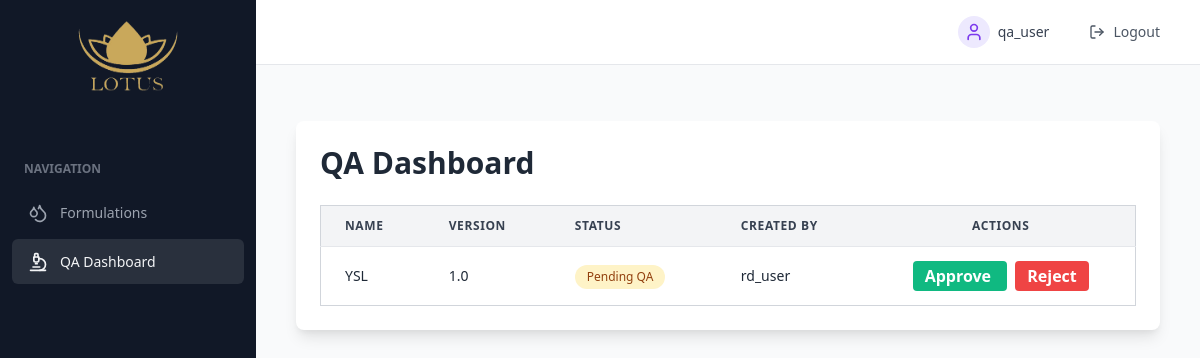
/qa-dashboard/ (signed in), run on the app's committed database.
### dashboard/models.py (models this page shows, shortened)
class Formulation(models.Model):
    STATUS_CHOICES = [
        ('draft', 'Draft'),
        ('pending_qa', 'Pending QA'),
        ('approved', 'Approved'),
        ('rejected', 'Rejected')
    ]
    COMPLIANCE_STATUS = [
        ('compliant', 'Compliant'),
        ('non_compliant', 'Non-Compliant'),
        ('pending', 'Pending Check')
    ]
    name = models.CharField(max_length=200)
    version = models.CharField(max_length=50)
    status = models.CharField(max_length=20, choices=STATUS_CHOICES, default='draft')
    compliance_status = models.CharField(max_length=20, choices=COMPLIANCE_STATUS, default='pending')
    created_by = models.ForeignKey(User, on_delete=models.CASCADE)
    created_at = models.DateTimeField(default=timezone.now)
    updated_at = models.DateTimeField(auto_now=True)
    ingredients = models.ManyToManyField('Ingredient', through='FormulationIngredient')
    class Meta:
        ordering = ['-created_at']

### dashboard/views.py (the view)
# urls.py: path('qa-dashboard/', views.qa_dashboard_view, name='qa_dashboard'),
@login_required
def qa_dashboard_view(request):
    if not request.user.roles.filter(name='qa').exists():
        messages.error(request, "You are not authorized to access the QA Dashboard.")
        return redirect('dashboard:dashboard')
    formulations = Formulation.objects.filter(status='pending_qa')
    return render(request, 'dashboard/qa/dashboard.html', {'formulations': formulations})

### accounts/models.py (called while the page is built)
    def __str__(self):
        return self.name

### templates/dashboard/qa/dashboard.html (shortened to what this page needs)
{% extends 'base.html' %}
{% block content %}
<div class="container mx-auto px-4 py-8">
    <div class="bg-white shadow-lg rounded-lg">
        <div class="p-6">
            <h1 class="text-3xl font-bold mb-6 text-gray-800">QA Dashboard</h1>
            <div class="overflow-x-auto">
                <table class="min-w-full divide-y divide-gray-200 border border-gray-300 rounded-lg">
                    <thead class="bg-gray-100">
                        <tr>
                            <th class="px-6 py-3 text-left text-xs font-semibold text-gray-700 uppercase tracking-wider">Name</th>
                            <th class="px-6 py-3 text-left text-xs font-semibold text-gray-700 uppercase tracking-wider">Version</th>
                            <th class="px-6 py-3 text-left text-xs font-semibold text-gray-700 uppercase tracking-wider">Status</th>
                            <th class="px-6 py-3 text-left text-xs font-semibold text-gray-700 uppercase tracking-wider">Created By</th>
                            <th class="px-6 py-3 text-center text-xs font-semibold text-gray-700 uppercase tracking-wider">Actions</th>
                        </tr>
                    </thead>
                    <tbody class="bg-white divide-y divide-gray-200">
                        {% for formulation in formulations %}
                        <tr class="hover:bg-gray-50">
                            <td class="px-6 py-4 whitespace-nowrap text-sm text-gray-800">{{ formulation.name }}</td>
                            <td class="px-6 py-4 whitespace-nowrap text-sm text-gray-800">{{ formulation.version }}</td>
                            <td class="px-6 py-4 whitespace-nowrap">
                                <span class="px-3 py-1 inline-flex text-xs font-medium rounded-full
                                    {% if formulation.status == 'pending_qa' %}bg-yellow-100 text-yellow-800
                                    {% elif formulation.status == 'approved' %}bg-green-100 text-green-800
                                    {% elif formulation.status == 'rejected' %}bg-red-100 text-red-800
                                    {% else %}bg-gray-100 text-gray-800{% endif %}">
                                    {{ formulation.get_status_display }}
                                </span>
                            </td>
                            <td class="px-6 py-4 whitespace-nowrap text-sm text-gray-800">{{ formulation.created_by.username }}</td>
                            <td class="px-6 py-4 whitespace-nowrap text-center">
                                <a href="{% url 'dashboard:qa_approve' formulation.pk %}"
                                   class="bg-green-500 hover:bg-green-700 text-white font-bold py-1 px-3 rounded">
                                    Approve
                                </a>
                                <a href="{% url 'dashboard:qa_reject' formulation.pk %}"
                                   class="bg-red-500 hover:bg-red-700 text-white font-bold py-1 px-3 rounded ml-2">
                                    Reject
                                </a>
                            </td>
                        </tr>
                        {% empty %}
                        <tr>
                            <td colspan="5" class="px-6 py-4 text-center text-gray-500">
                                No pending formulations for review
                            </td>
                        </tr>
                        {% endfor %}
                    </tbody>
                </table>
            </div>
        </div>
    </div>
</div>
{% endblock %}

### templates/base.html (shortened to what this page needs)
{% load static %}
<!DOCTYPE html>
<html lang="en">
<head>
    <link href="https://cdn.jsdelivr.net/npm/tailwindcss@2.2.19/dist/tailwind.min.css" rel="stylesheet">
</head>
<body class="bg-gray-50">
    {% if user.is_authenticated %}
    <div class="min-h-screen flex">
        <div class="w-64 bg-gray-900">
            <div class="p-4">
                <div class="flex flex-col items-center">
                    <img src="{% static 'images/test.png' %}" alt="Logo" class="w-40 h-20 mb-2">
                </div>
            </div>
            <nav class="mt-6">
                <div class="nav-section">NAVIGATION</div>
                {% if 'rd' in user.roles.all|stringformat:'s' or 'qa' in user.roles.all|stringformat:'s' %}
                    <a href="{% url 'dashboard:formulations' %}" class="nav-item">
                        <i data-lucide="droplets" class="w-5 h-5 mr-3"></i>
                        <span>Formulations</span>
                    </a>
                {% endif %}
                {% if 'qa' in user.roles.all|stringformat:'s' %}
                    <a href="{% url 'dashboard:qa_dashboard' %}" class="nav-item">
                        <i data-lucide="microscope" class="w-5 h-5 mr-3"></i>
                        <span>QA Dashboard</span>
                    </a>
                {% endif %}
            </nav>
        </div>
        <div class="flex-1">
            <div class="bg-white border-b border-gray-200">
                <div class="h-16 flex justify-between items-center px-6">
                    <div class="flex items-center space-x-6">
                        <div class="flex items-center space-x-2">
                            <div class="w-8 h-8 rounded-full bg-purple-100 flex items-center justify-center">
                                <i data-lucide="user" class="text-purple-600 w-5 h-5"></i>
                            </div>
                            <span class="text-sm text-gray-700 font-medium">{{ user.username }}</span>
                        </div>
                        <a href="{% url 'account_logout' %}" class="flex items-center gap-2 px-4 py-2 text-sm text-gray-600 font-medium hover:text-white hover:bg-purple-600 rounded transition">
                            <i data-lucide="log-out" class="w-4 h-4"></i>
                            Logout
                        </a>
                    </div>
                </div>
            </div>
            <main class="p-6">
                {% block content %}
                {% endblock %}
            </main>
        </div>
    </div>
    {% endif %}
</body>
</html>

### templates/base.html (style rules this page uses)
.nav-item { color: #9ca3af; font-size: 0.875rem; font-weight: 500; padding: 0.75rem 1rem; border-radius: 0.375rem; display: flex; align-items: center; transition: all 0.3s ease; margin: 0.25rem 0.75rem; }
.nav-item.active { color: #f3f4f6; background-color: rgba(255, 255, 255, 0.1); }
.nav-section { color: #6b7280; font-size: 0.75rem; font-weight: 600; text-transform: uppercase; padding: 1rem 1.5rem 0.5rem; }

### data on the page
Formulation: name "YSL", version "1.0", status "Pending QA", created_by.username "rd_user"

### other printed values
{{ user.username }} "qa_user"
